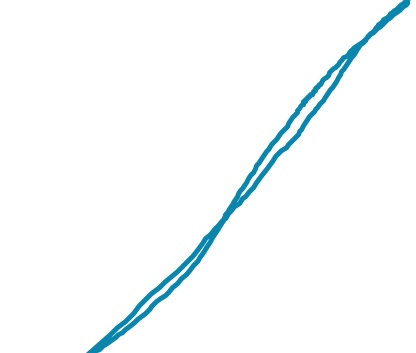
#> input picture tutorial/line2.jpg, 416 x 353 px, found by its file name
$ python follow_black_line.py
#> lines starting #> are read from the running program, lines starting #| are printed output that depends on the picture; after the words box and inside, x2 and y2 are one past the last pixel; in counts of white or black regions, pixels touching at a corner belong together
import cv2 as cv

img = cv.imread("tutorial/line2.jpg")
#> img is the input picture: shape (353, 416, 3); mean B, G, R 252.3, 251.2, 247.5
hsv = cv.cvtColor(img, cv.COLOR_BGR2HSV)
#> hsv: shape (353, 416, 3); mean H, S, V 9.3, 7.1, 252.3
mask = cv.inRange(hsv, (95, 25, 25), (125, 255, 255))
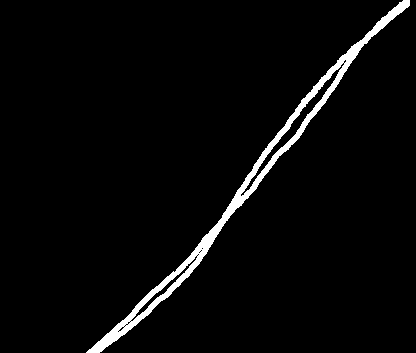
#> mask: shape (353, 416); 3.4% white; 1 white region, box (x1, y1, x2, y2) and area: (86, 0, 410, 353) 4933
height, width = mask.shape
#> height = 353; width = 416
top = 0
bottom = 0
for i in range(width - 1):
    if (mask[0][i] == 0 and mask[0][i + 1] == 255) or (
        mask[0][i] == 255 and mask[0][i + 1] == 0
    ):
        top = top + i
    if (mask[height - 1][i] == 0 and mask[height - 1][i + 1] == 255) or (
        mask[height - 1][i] == 255 and mask[height - 1][i + 1] == 0
    ):
        bottom = bottom + i
#> after the loop, bottom = 184; top = 811

y = 0 + (height - 1)
#> y = 352
x = int((top / 2) - (bottom / 2))
#> x = 313
if x != 0:
    m = y / x
#> m = 1.12
else:
    m = 10000

c = -int(top / 2)
#> c = -405

height_center = int(height / 2)
#> height_center = 176
width_center = int(width / 2)
#> width_center = 208
center_line = int((-height_center / m) - c)
#> center_line = 248

cv.line(img, (int(top / 2), 0), (int(bottom / 2), height - 1), (0, 0, 255), 5)
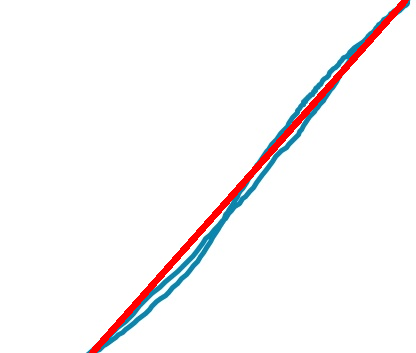
#> img: shape (353, 416, 3); 2.17% of pixels changed, all inside (x1, y1, x2, y2) = (89, 0, 409, 353)
cv.circle(img, (center_line, height_center), 5, (255, 0, 0), -1)
#> img: shape (353, 416, 3); 0.06% of pixels changed, all inside (x1, y1, x2, y2) = (243, 171, 254, 182)

cv.imshow("image line", img)
cv.waitKey(0)
